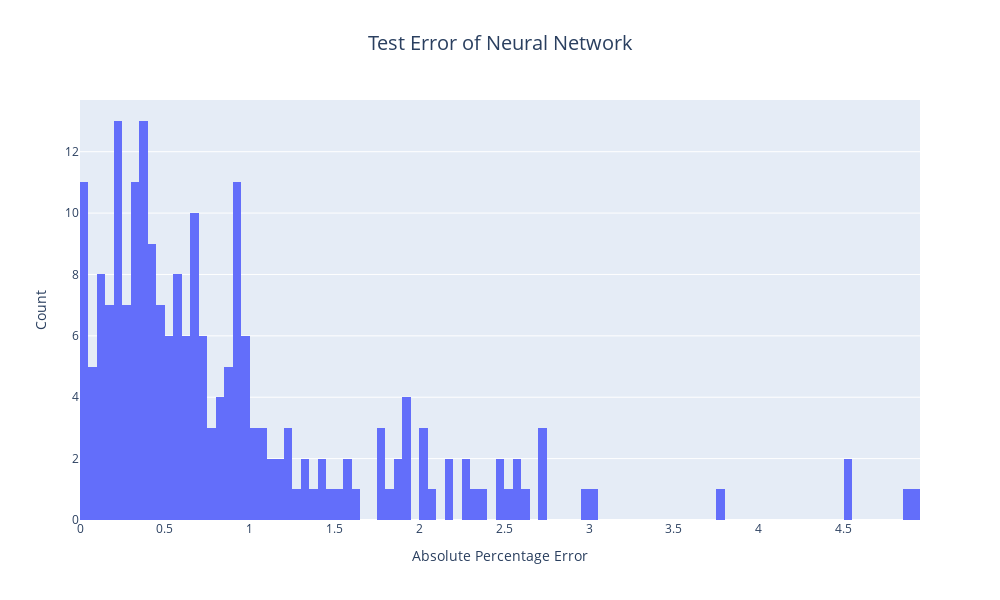

The notebook cell saved with this chart:
### Code cell
plot_error_histogram(pred_TN, y_test_scaled, title="Test Error of Neural Network", xlabel="Absolute Percentage Error", save_path='plots\\random_test')

### Figure 1 — Plotly figure (JSON) as saved in the notebook; plotly's stock layout.template omitted (floating-point values rounded to 4 significant figures; data arrays with more than 128 entries replaced by an {"elided": "..."} marker saying what was removed)
{"data": [{"alignmentgroup": "True", "bingroup": "x", "hovertemplate": "Absolute Percentage Error=%{x}<br>count=%{y}<extra></extra>", "legendgroup": "", "marker": {"color": "#636efa", "pattern": {"shape": ""}}, "name": "", "nbinsx": 100, "offsetgroup": "", "orientation": "v", "showlegend": false, "type": "histogram", "x": {"elided": "216 float values"}, "xaxis": "x", "yaxis": "y"}], "layout": {"barmode": "relative", "font": {"size": 12}, "height": 600, "legend": {"tracegroupgap": 0}, "title": {"font": {"size": 20}, "text": "Test Error of Neural Network", "x": 0.5}, "width": 1000, "xaxis": {"anchor": "y", "domain": [0, 1], "tickfont": {"size": 12}, "title": {"text": "Absolute Percentage Error"}}, "yaxis": {"anchor": "x", "domain": [0, 1], "tickfont": {"size": 12}, "title": {"text": "Count"}}}}
